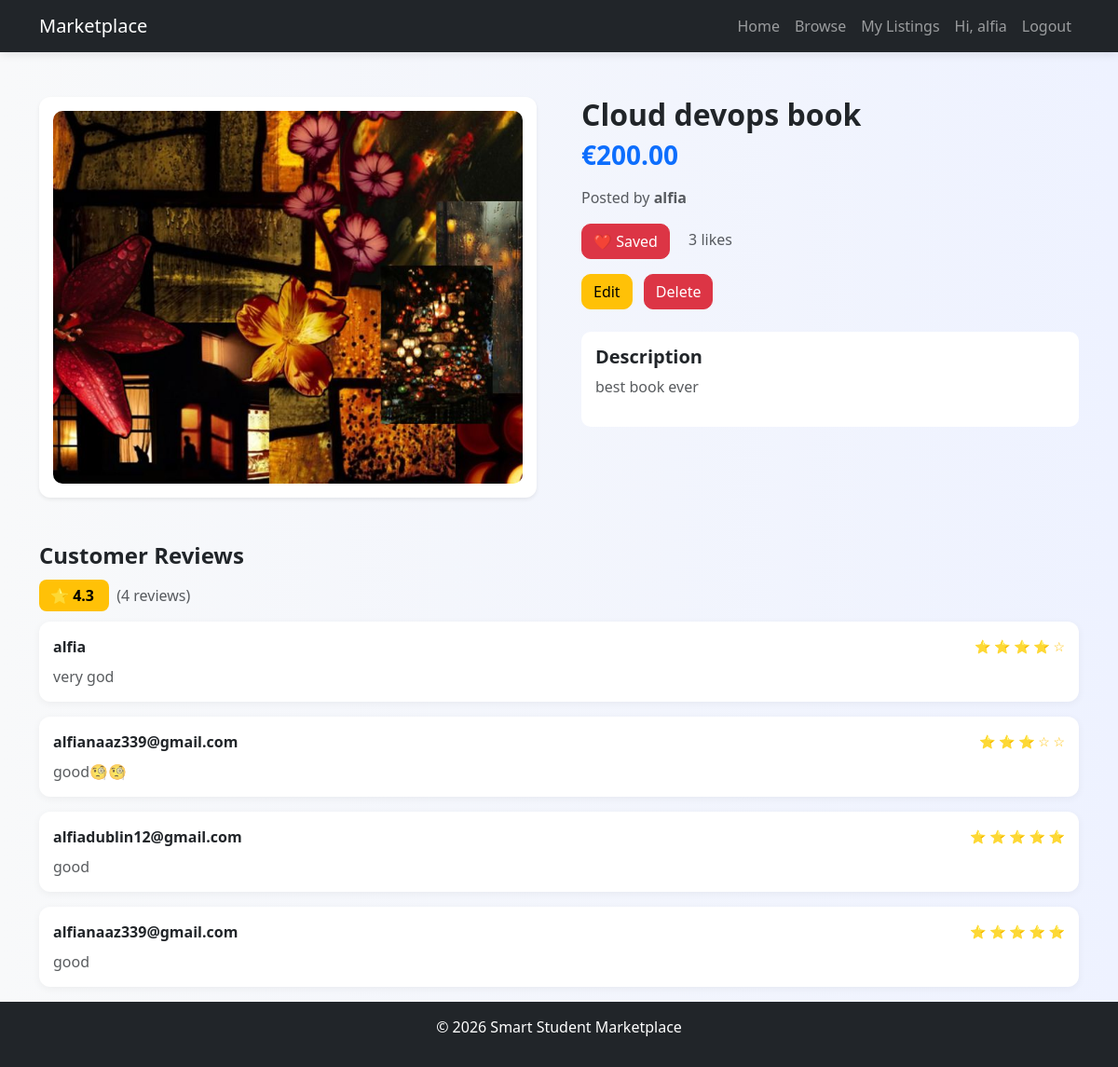
Screenshot of /listing/1/ (signed in) with the database file from the repository.
### marketplace/models.py (models this page shows, shortened)
class Listing(models.Model):
    seller = models.ForeignKey(User, on_delete=models.CASCADE)
    title = models.CharField(max_length=200)
    description = models.TextField()
    price = models.DecimalField(max_digits=10, decimal_places=2)
    category = models.ForeignKey(Category, on_delete=models.SET_NULL, null=True)
    image = models.ImageField(upload_to='listings/', null=True, blank=True)
    location = models.CharField(max_length=100, blank=True)
    created_at = models.DateTimeField(auto_now_add=True)

class Review(models.Model):
    reviewer = models.ForeignKey(User, on_delete=models.CASCADE)
    listing = models.ForeignKey(Listing, on_delete=models.CASCADE, related_name='reviews')
    rating = models.IntegerField()
    comment = models.TextField(blank=True)
    created_at = models.DateTimeField(auto_now_add=True)

### marketplace/views.py (the view)
# urls.py: path('listing/<int:id>/', views.listing_detail, name='listing_detail'),
def listing_detail(request, id):
    listing = get_object_or_404(Listing, id=id)
    reviews = listing.reviews.all()
    avg_rating = reviews.aggregate(Avg('rating'))['rating__avg']
    is_favorited = False
    if request.user.is_authenticated:
        is_favorited = Favorite.objects.filter(
            user=request.user,
            listing=listing
        ).exists()
    return render(request, 'marketplace/detail.html', {
        'listing': listing,
        'reviews': reviews,
        'avg_rating': avg_rating,
        'is_favorited': is_favorited
    })

### templates/marketplace/detail.html (shortened to what this page needs)
{% extends 'base.html' %}
{% block content %}
<div class="container mt-5">
    <div class="row g-5">
        <div class="col-md-6">
            <div class="image-box shadow-sm">
                {% if listing.image %}
                    <img src="{{ listing.image.url }}" class="main-img">
                {% else %}
                    <img src="https://via.placeholder.com/500" class="main-img">
                {% endif %}
            </div>
        </div>
        <div class="col-md-6">
            <h2 class="fw-bold">{{ listing.title }}</h2>
            <h3 class="text-primary fw-bold mb-3">€{{ listing.price }}</h3>
            <p class="text-muted">
                Posted by <strong>{{ listing.seller.username }}</strong>
            </p>
            {% if user.is_authenticated %}
                <div class="mb-3">
                    {% if is_favorited %}
                        <a href="{% url 'toggle_favorite' listing.id %}"
                           class="btn btn-danger">
                            ❤️ Saved
                        </a>
                    {% else %}
                        <a href="{% url 'toggle_favorite' listing.id %}"
                           class="btn btn-outline-danger">
                            🤍 Save
                        </a>
                    {% endif %}
                    <span class="ms-3 text-muted">
                        {{ listing.favorite_set.count }} likes
                    </span>
                </div>
            {% endif %}
            {% if user == listing.seller %}
                <div class="mb-3">
                    <a href="{% url 'edit_listing' listing.id %}" class="btn btn-warning me-2">
                        Edit
                    </a>
                    <a href="{% url 'delete_listing' listing.id %}" class="btn btn-danger">
                        Delete
                    </a>
                </div>
            {% endif %}
            <div class="description-box mt-4">
                <h5 class="fw-bold mb-2">Description</h5>
                <p class="text-muted">{{ listing.description }}</p>
            </div>
        </div>
    </div>
<div class="mt-5">
    <h4 class="fw-bold mb-3">Customer Reviews</h4>
    {% if avg_rating %}
        <div class="mb-3">
            <span class="rating-badge">
                ⭐ {{ avg_rating|floatformat:1 }}
            </span>
            <span class="text-muted ms-2">
                ({{ reviews|length }} reviews)
            </span>
        </div>
    {% else %}
        <p class="text-muted">No reviews yet</p>
    {% endif %}
    {% for review in reviews %}
        <div class="review-card mb-3">
            <div class="d-flex justify-content-between align-items-center">
                <strong>{{ review.reviewer.username }}</strong>
                <div class="stars">
                    {% for i in "12345" %}
                        {% if forloop.counter <= review.rating %}
                            ⭐
                        {% else %}
                            ☆
                        {% endif %}
                    {% endfor %}
                </div>
            </div>
            <p class="text-muted mt-2 mb-0">
                {{ review.comment }}
            </p>
        </div>
    {% empty %}
        <p class="text-muted">No reviews yet</p>
    {% endfor %}
</div>
</div>
{% endblock %}

### templates/base.html (shortened to what this page needs)
<!DOCTYPE html>
<html lang="en">
<head>
<link href="https://cdn.jsdelivr.net/npm/bootstrap@5.3.3/dist/css/bootstrap.min.css" rel="stylesheet">
</head>
<body>
<nav class="navbar navbar-expand-lg navbar-dark bg-dark">
    <div class="container">
        <a class="navbar-brand" href="/">Marketplace</a>
        <div class="collapse navbar-collapse">
            <ul class="navbar-nav ms-auto">
                <li class="nav-item">
                    <a class="nav-link" href="/">Home</a>
                </li>
                <li class="nav-item">
                    <a class="nav-link" href="/">Browse</a>
                </li>
                {% if user.is_authenticated %}
                    <li class="nav-item">
                        <a class="nav-link" href="{% url 'my_listings' %}">My Listings</a>
                    </li>
                    <li class="nav-item">
                        <span class="nav-link">Hi, {{ user.username }}</span>
                    </li>
                    <li class="nav-item">
                        <a class="nav-link" href="/accounts/logout/">Logout</a>
                    </li>
                {% endif %}
            </ul>
        </div>
    </div>
</nav>
<main>
{% block content %}{% endblock %}
</main>
<footer class="footer text-center">
    <p>© 2026 Smart Student Marketplace</p>
</footer>
</body>
</html>

### templates/base.html (style rules this page uses)
html, body { height: 100%; }
body { display: flex; flex-direction: column; background: linear-gradient(to right, #f8f9fa, #eef2ff); font-family: 'Segoe UI', sans-serif; }
main { flex: 1; }
.navbar { box-shadow: 0 2px 10px rgba(0,0,0,0.1); }
.btn { border-radius: 10px; }
.footer { background: #212529; color: white; padding: 15px 0; }

### templates/marketplace/detail.html (style rules this page uses)
.image-box { background: #fff; padding: 15px; border-radius: 12px; }
.main-img { width: 100%; height: 400px; object-fit: cover; border-radius: 10px; }
.description-box { background: #fff; padding: 15px; border-radius: 10px; }
.review-card { background: #fff; padding: 15px; border-radius: 10px; box-shadow: 0 2px 8px rgba(0,0,0,0.05); }
.rating-badge { background: #ffc107; color: #000; padding: 6px 12px; border-radius: 8px; font-weight: bold; }
.review-card { background: #fff; padding: 15px; border-radius: 12px; box-shadow: 0 2px 8px rgba(0,0,0,0.05); }
.stars { font-size: 14px; color: #ffc107; }

### rows the page displays
Listing: image (picture), title "Cloud devops book", price "200.00", seller.username "alfia", favorite_set.count "3", description "best book ever"
Review: reviewer.username "alfia", rating 4 (drawn), comment "very god"
Review: reviewer.username "alfianaaz339@gmail.com", rating 3 (drawn), comment "good🧐🧐"
Review: reviewer.username "alfiadublin12@gmail.com", rating 5 (drawn), comment "good"
Review: reviewer.username "alfianaaz339@gmail.com", rating 5 (drawn), comment "good"

### other values shown
{{ user.username }} "alfia"
{{ avg_rating|floatformat:1 }} "4.3"
{{ reviews|length }} "4"
